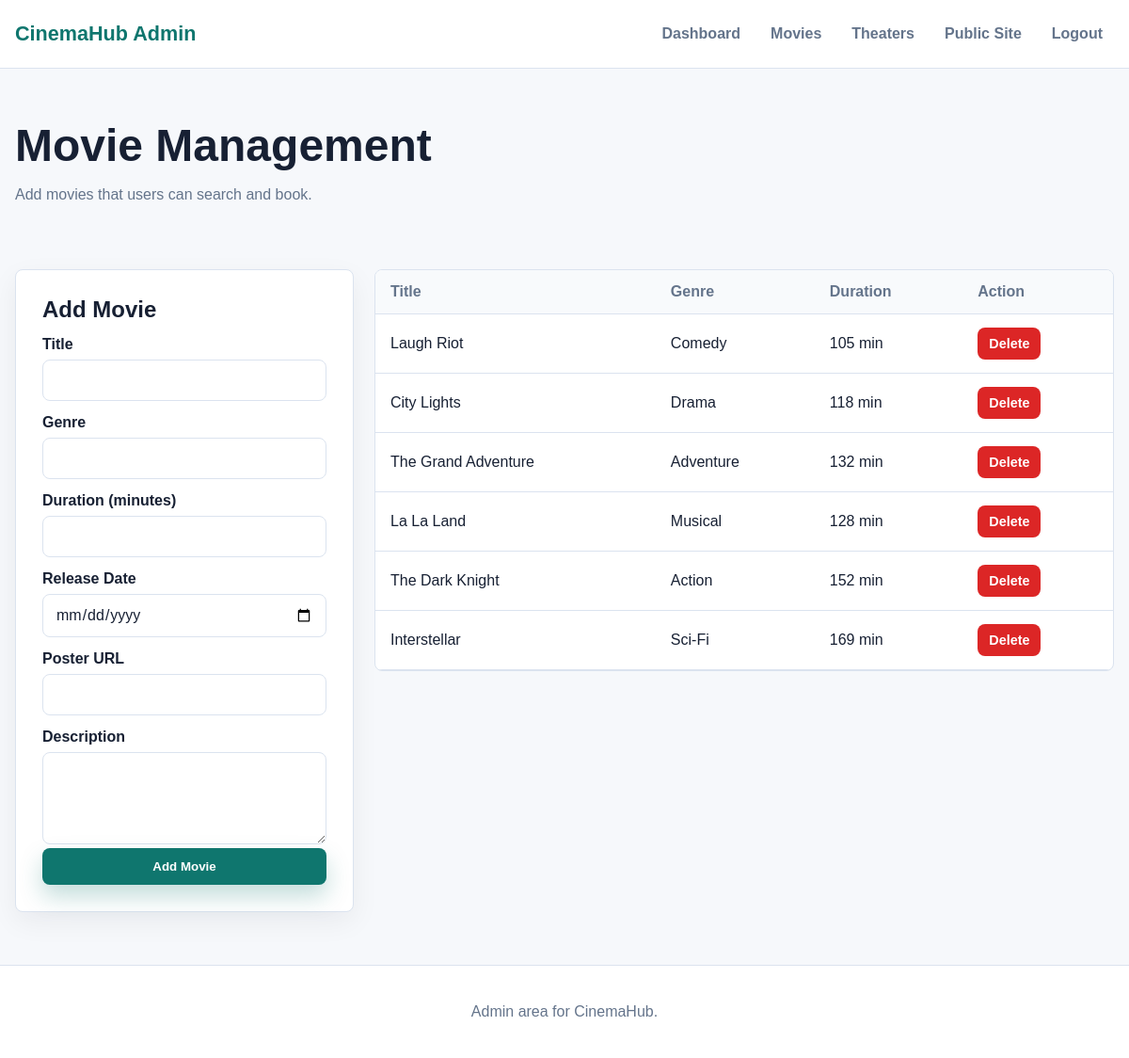
/admin/movies.php (signed in), run on the app's committed database.
### tables this page shows
CREATE TABLE movies (
    movie_id INT AUTO_INCREMENT PRIMARY KEY,
    title VARCHAR(150) NOT NULL,
    genre VARCHAR(80) NOT NULL,
    duration INT NOT NULL,
    release_date DATE NOT NULL,
    description TEXT NOT NULL,
    poster_url VARCHAR(500) NOT NULL
);

### includes/functions.php (called while the page is built, shortened)
<?php
function clean($value)
{
    return htmlspecialchars($value ?? '', ENT_QUOTES, 'UTF-8');
}
?>

### admin/movies.php (the view, shortened to what this page needs)
<?php
require_once '../includes/admin_header.php';
$movies = $pdo->query('SELECT * FROM movies ORDER BY movie_id DESC')->fetchAll();
?>
<section class="page-banner">
    <h1>Movie Management</h1>
    <p>Add movies that users can search and book.</p>
</section>
<section class="admin-grid">
    <form class="form-card" method="POST">
        <h2>Add Movie</h2>
        <label>Title</label>
        <input type="text" name="title" required>
        <label>Genre</label>
        <input type="text" name="genre" required>
        <label>Duration (minutes)</label>
        <input type="number" name="duration" required>
        <label>Release Date</label>
        <input type="date" name="release_date" required>
        <label>Poster URL</label>
        <input type="url" name="poster_url" required>
        <label>Description</label>
        <textarea name="description" rows="4" required></textarea>
        <button class="btn primary full" type="submit">Add Movie</button>
    </form>
    <div class="table-wrap">
        <table>
            <thead>
                <tr>
                    <th>Title</th>
                    <th>Genre</th>
                    <th>Duration</th>
                    <th>Action</th>
                </tr>
            </thead>
            <tbody>
                <?php foreach ($movies as $movie) : ?>
                    <tr>
                        <td><?php echo clean($movie['title']); ?></td>
                        <td><?php echo clean($movie['genre']); ?></td>
                        <td><?php echo (int) $movie['duration']; ?> min</td>
                        <td>
                            <form method="POST" onsubmit="return confirm('Delete this movie?');">
                                <button class="btn danger small" type="submit">Delete</button>
                            </form>
                        </td>
                    </tr>
                <?php endforeach; ?>
            </tbody>
        </table>
    </div>
</section>
<?php require_once '../includes/admin_footer.php'; ?>

### includes/admin_header.php (shortened to what this page needs)
<?php
require_once __DIR__ . '/functions.php';
?>
<!DOCTYPE html>
<html lang="en">
<head>
    <link rel="stylesheet" href="../css/style.css">
</head>
<body>
<header class="site-header">
    <nav class="navbar">
        <a class="brand" href="../index.php">CinemaHub Admin</a>
        <div class="nav-links">
            <a href="index.php">Dashboard</a>
            <a href="movies.php">Movies</a>
            <a href="theaters.php">Theaters</a>
            <a href="../movies.php">Public Site</a>
            <a href="../logout.php">Logout</a>
        </div>
    </nav>
</header>
<main>

### includes/admin_footer.php (shortened to what this page needs)
</main>
<footer class="site-footer">
    <p>Admin area for CinemaHub.</p>
</footer>
</body>
</html>

### css/style.css (style rules this page uses)
:root { --bg: #f6f8fb; --surface: #ffffff; --ink: #172033; --muted: #64748b; --line: #dbe3ef; --primary: #0f766e; --primary-dark: #115e59; --accent: #eab308; --danger: #dc2626; --shadow: 0 18px 45px rgba(15, 23, 42, 0.12); }
* { box-sizing: border-box; }
body { margin: 0; font-family: Arial, Helvetica, sans-serif; color: var(--ink); background: var(--bg); }
a { color: inherit; text-decoration: none; }
main { min-height: calc(100vh - 150px); }
.site-header { position: sticky; top: 0; z-index: 10; background: rgba(255, 255, 255, 0.94); border-bottom: 1px solid var(--line); backdrop-filter: blur(12px); }
.navbar { width: min(1180px, calc(100% - 32px)); margin: 0 auto; min-height: 72px; display: flex; align-items: center; justify-content: space-between; gap: 18px; }
.brand { font-size: 1.35rem; font-weight: 800; color: var(--primary); }
.nav-links { display: flex; align-items: center; gap: 8px; }
.nav-links a { padding: 10px 12px; border-radius: 8px; color: var(--muted); font-weight: 700; }
.hero-content, .section, .page-banner, .booking-layout, .admin-grid { width: min(1180px, calc(100% - 32px)); margin: 0 auto; }
.btn { border: 0; border-radius: 8px; padding: 12px 18px; display: inline-flex; align-items: center; justify-content: center; font-weight: 800; cursor: pointer; transition: transform 0.2s ease, box-shadow 0.2s ease, background 0.2s ease; }
.btn.primary { background: var(--primary); color: white; box-shadow: 0 12px 24px rgba(15, 118, 110, 0.25); }
.btn.danger { background: var(--danger); color: white; }
.btn.small { padding: 9px 12px; font-size: 0.9rem; }
.btn.full { width: 100%; }
.section-heading h2, .page-banner h1 { margin: 0; font-size: clamp(1.8rem, 4vw, 3rem); }
.movie-card, .form-card, .status-card, .confirmation-card, .stat-card { background: var(--surface); border: 1px solid var(--line); border-radius: 8px; box-shadow: 0 10px 30px rgba(15, 23, 42, 0.06); }
.page-banner { padding: 54px 0 18px; }
.page-banner p { color: var(--muted); }
.form-card, .status-card, .confirmation-card { padding: 28px; }
.form-card h1, .form-card h2, .status-card h1, .confirmation-card h1 { margin: 0 0 10px; }
label { display: block; margin: 14px 0 7px; font-weight: 800; }
input, select, textarea { width: 100%; border: 1px solid var(--line); border-radius: 8px; padding: 12px 13px; font: inherit; background: white; color: var(--ink); }
.table-wrap { width: 100%; overflow-x: auto; background: var(--surface); border: 1px solid var(--line); border-radius: 8px; }
table { width: 100%; border-collapse: collapse; min-width: 680px; }
th, td { padding: 14px 16px; border-bottom: 1px solid var(--line); text-align: left; }
th { background: #f8fafc; color: var(--muted); }
.admin-grid { padding: 36px 0 56px; display: grid; grid-template-columns: 360px 1fr; gap: 22px; align-items: start; }
.site-footer { border-top: 1px solid var(--line); padding: 24px 16px; text-align: center; color: var(--muted); background: white; }

### data on the page
movies: title "Laugh Riot", genre "Comedy", duration "105"
movies: title "City Lights", genre "Drama", duration "118"
movies: title "The Grand Adventure", genre "Adventure", duration "132"
movies: title "La La Land", genre "Musical", duration "128"
movies: title "The Dark Knight", genre "Action", duration "152"
movies: title "Interstellar", genre "Sci-Fi", duration "169"
